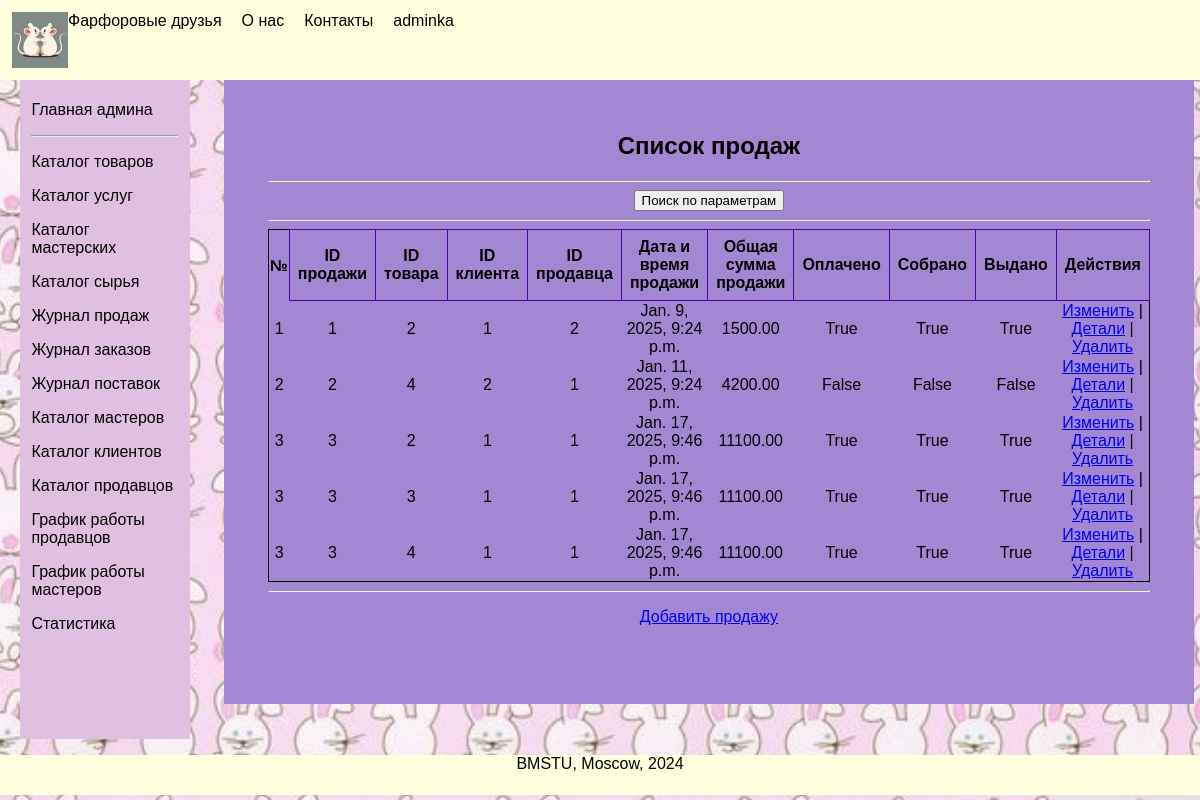
/sales/ (signed in), run on the app's committed database.
### nirs_app/models.py (models this page shows, shortened)
class User(AbstractUser):
    username = None
    first_name = models.CharField(max_length=43)
    last_name = models.CharField(max_length=43)
    email = models.EmailField(unique=True)
    phone_number = models.CharField(max_length=15)
    is_employee = models.BooleanField(default=False)
    USERNAME_FIELD = 'email'
    REQUIRED_FIELDS = ['first_name', 'last_name']

class SoldProduct(models.Model):
    sale = models.ForeignKey(Sale, on_delete=models.DO_NOTHING)
    product = models.ForeignKey(Product, on_delete=models.DO_NOTHING)
    quantity = models.IntegerField(null=False, default=0)

class Sale(models.Model):
    client = models.ForeignKey(Client, on_delete=models.DO_NOTHING)
    seller = models.ForeignKey(Seller, on_delete=models.DO_NOTHING)
    purchase_date = models.DateTimeField(null=False)
    is_paid = models.BooleanField(default=False)
    is_gathered = models.BooleanField(default=False)
    is_given = models.BooleanField(default=False)

class Product(models.Model):
    photo = models.ImageField(upload_to="images/products", default="images/products/no_photo.png")
    name = models.CharField(max_length=255, unique=True)
    price = models.DecimalField(max_digits=10, decimal_places=2)
    description = models.TextField()
    current_quantity = models.IntegerField()

class Client(models.Model):
    user = models.OneToOneField(User, on_delete=models.DO_NOTHING, related_name='client')
    birth_date = models.DateField(null=True)

class Seller(models.Model):
    user = models.OneToOneField(User, on_delete=models.DO_NOTHING, related_name='seller')

### nirs_app/views.py (the view)
# urls.py: path("", views.sales_list_view, name='sales_list'),
@login_required
@user_passes_test(is_seller)
def sales_list_view(request):
    sales_all = Sale.objects.all().prefetch_related('soldproduct_set__product', 'seller', 'client')
    date_from = request.GET.get('date_from')
    date_to = request.GET.get('date_to')
    seller_id = request.GET.get('seller')
    client_id = request.GET.get('client')
    product_id = request.GET.get('product')
    price_from = request.GET.get('price_from')
    price_to = request.GET.get('price_to')
    status = request.GET.get('status')
    q = Q()
    if date_from:
        q &= Q(purchase_date__date__gte=date_from)
    if date_to:
        q &= Q(purchase_date__date__lte=date_to)
    if seller_id:
        q &= Q(seller__id=seller_id)
    if client_id:
        q &= Q(client__id=client_id)
    if product_id:
       q &= Q(soldproduct__product__id=product_id)
    if price_from:
        q &= Q(soldproduct__product__price__gte=price_from)
    if price_to:
        q &= Q(soldproduct__product__price__lte=price_to)
    if status == 'paid':
        q &= Q(is_paid=True)
    if status == 'in_progress':
        q &= Q(is_given=False, is_gathered=False)
    if status == 'waiting':
        q &= Q(is_given=False, is_gathered=True)
    if status == 'given':
        q &= Q(is_given=True)
    sales = sales_all.filter(q)
    for sale in sales:
       for sold_product in sale.soldproduct_set.all():
          sold_product.product_total_price = sold_product.product.price * sold_product.quantity
       total_sale_price = sum(sold_product.product_total_price for sold_product in sale.soldproduct_set.all())
       sale.total_sale_price = total_sale_price
    sellers = Seller.objects.all()
    clients = Client.objects.all()
    products = Product.objects.all()
    return render(request, 'sales/sales.html', {
        'sales': sales,
        'sellers': sellers,
        'clients': clients,
        'products': products
        })

### nirs_app/context_processors.py (called while the page is built)
def user_role(request):
    if request.user.is_authenticated:
        user = request.user
        role = get_user_role(user)
        return {'role': role}
    return {}

def get_user_role(user):
    if user.is_superuser:
        return 'админа'
    elif hasattr(user, 'seller'):
        return 'продавца'
    elif hasattr(user, 'master'):
        return 'мастера'
    elif hasattr(user, 'client'):
        return 'клиента'
    return None

### nirs_app/views.py (called while the page is built)
def is_seller(user):
    return hasattr(user, 'seller') or user.is_superuser

### nirs_app/templates/sales/sales.html (shortened to what this page needs)
{% extends "personal/user_personal.html" %}
{% load static %}
{% block content %}
    <section id="products">
        <h2>Список продаж</h2>
        <hr>
        <button id="toggleSearch">Поиск по параметрам</button>
        <hr>
        <table style="width: 100%; border-collapse: collapse; border: 1px solid black;">
            <thead>
                <tr>
                    <th >№</th>
                    <th style="border: 1px solid rgb(78, 0, 173); padding: 8px;">ID продажи</th>
                    <th style="border: 1px solid rgb(78, 0, 173); padding: 8px;">ID товара</th>
                    <th style="border: 1px solid rgb(78, 0, 173); padding: 8px;">ID клиента</th>
                    <th style="border: 1px solid rgb(78, 0, 173); padding: 8px;">ID продавца</th>
                    <th style="border: 1px solid rgb(78, 0, 173); padding: 8px;">Дата и время продажи</th>
                    <th style="border: 1px solid rgb(78, 0, 173); padding: 8px;">Общая сумма продажи</th>
                    <th style="border: 1px solid rgb(78, 0, 173); padding: 8px;">Оплачено</th>
                    <th style="border: 1px solid rgb(78, 0, 173); padding: 8px;">Собрано</th>
                    <th style="border: 1px solid rgb(78, 0, 173); padding: 8px;">Выдано</th>
                    <th style="border: 1px solid rgb(78, 0, 173); padding: 8px;">Действия</th>
                </tr>
            </thead>
            <tbody>
                {% if sales %}
                    {% for sale in sales %}
                        {% for sold_product in sale.soldproduct_set.all %}
                          <tr>
                              <td>{{ forloop.parentloop.counter }}</td>
                              <td >{{ sale.id }}</td>
                              <td >{{ sold_product.product.id }}</td>
                              <td >{{ sale.client.id }}</td>
                              <td >{{ sale.seller.id }}</td>
                              <td >{{ sale.purchase_date }}</td>
                             <td >{{ sale.total_sale_price }}</td>
                              <td >{{ sale.is_paid }}</td>
                              <td >{{ sale.is_gathered }}</td>
                              <td >{{ sale.is_given }}</td>
                              <td >
                                  <a href="{% url 'sale_update' sale.id %}">Изменить</a> |
                                    <a href="{% url 'sale_detail_admin' sale.id %}">Детали</a> |
                                    <a href="{% url 'sale_delete' sale.id %}">Удалить</a>
                              </td>
                          </tr>
                        {% endfor %}
                    {% endfor %}
                {% else %}
                    <tr>
                        <td colspan="14">Список пуст</td>
                    </tr>
                {% endif %}
            </tbody>
        </table>
        <hr>
        <p><a href="{% url 'sale_create' %}">Добавить продажу</a></p><br>
    </section>
{% endblock content %}

### nirs_app/templates/index.html (shortened to what this page needs)
<!DOCTYPE html>
{% load static %}
<html lang="ru">
<head>
    <link rel="stylesheet" href="{% static 'css/styles.css' %}">
</head>
<body>
    <div class="header">
        <img src="{% static "images/farfor_logo_2d.png" %}" alt="logo" >
            <a href="{% url 'home' %}">Фарфоровые друзья</a>
            <a href="{% url 'about' %}">О нас</a>
            <a href="{% url 'contacts' %}">Контакты</a>
            {% if request.user.is_authenticated %}
                <a href="{% url 'user_personal' %}">{{ request.user.first_name }}</a>
            {% else %}
                <a href="{% url 'auth' %}">Вход</a>
            {% endif %}
    </div>
    <div class="container">
        <div class="sidebar">
            {% block sidebar %}{% endblock sidebar %}
        </div>
        <div class="content">
            {% block content %}{% endblock content %}
        </div>
    </div>
    <div class="footer">
        <p>BMSTU, Moscow, 2024</p>
    </div>
</body>
</html>

### nirs_app/static/css/styles.css (style rules this page uses)
body { background-size: cover; background-repeat: repeat-y; background-position: center; height: 100vh; margin: 0; font-family: sans-serif; box-sizing: border-box; }
.header { background-color: #FFFFE0; padding: 1%; display: flex; width: 100%; height: 10%; position: fixed; text-align: center; box-sizing: border-box; }
.header a { text-decoration:dotted; color: black; margin-right: 20px; }
.footer { background-color: #FFFFE0; width: 100%; height: 5%; text-align: center; position:static; }
.container { display: flex; width: 95%; }
.sidebar { background-color: #E0C0E0; width: 15%; padding: 1%; margin-top: 6.5%; margin-left: 20px; }
.content { align-self: center; margin-top: 3%; flex: 1; padding: 3%; height: auto; text-align: center; }
#products { padding: 5%; width: 100%; height: auto; background-color: #a487d3; }

### data on the page
User: user.first_name "adminka"
Sale: id "1", client.id "1", seller.id "2", purchase_date "Jan. 9, 2025, 9:24 p.m.", total_sale_price "1500.00", is_paid "True", is_gathered "True", is_given "True"
SoldProduct: product.id "2"
Sale: id "2", client.id "2", seller.id "1", purchase_date "Jan. 11, 2025, 9:24 p.m.", total_sale_price "4200.00", is_paid "False", is_gathered "False", is_given "False"
SoldProduct: product.id "4"
Sale: id "3", client.id "1", seller.id "1", purchase_date "Jan. 17, 2025, 9:46 p.m.", total_sale_price "11100.00", is_paid "True", is_gathered "True", is_given "True"
SoldProduct: product.id "2"
SoldProduct: product.id "3"
SoldProduct: product.id "4"
